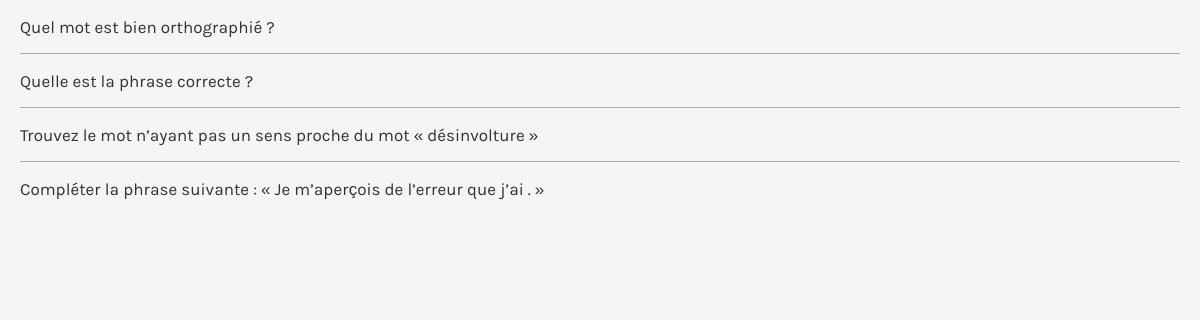
The app's page /frame_form_questions.php?id=1 (signed in) with its own data.
### tables this page shows
CREATE TABLE IF NOT EXISTS `question` (
  `question_id` int(11) NOT NULL,
  `question_questionnaire_id` int(11) NOT NULL,
  `question_num` int(11) NOT NULL,
  `question_content` varchar(255) NOT NULL,
  `question_type` enum('checkbox','radio') NOT NULL,
  `question_hint` text,
  `question_weight` enum('1','2','3','4','5') NOT NULL DEFAULT '1'
);

### frame_form_questions.php (the view, shortened to what this page needs)
<?php
require_once("include/auth.class.php");
function littleCasify($str) {
	$a = array('À', 'Á', 'Â', 'Ã', 'Ä', 'Å', 'Æ', 'Ç', 'È', 'É', 'Ê', 'Ë', 'Ì', 'Í', 'Î', 'Ï', 'Ð', 'Ñ', 'Ò', 'Ó', 'Ô', 'Õ', 'Ö', 'Ø', 'Ù', 'Ú', 'Û', 'Ü', 'Ý', 'ß', 'à', 'á', 'â', 'ã', 'ä', 'å', 'æ', 'ç', 'è', 'é', 'ê', 'ë', 'ì', 'í', 'î', 'ï', 'ñ', 'ò', 'ó', 'ô', 'õ', 'ö', 'ø', 'ù', 'ú', 'û', 'ü', 'ý', 'ÿ', 'Ā', 'ā', 'Ă', 'ă', 'Ą', 'ą', 'Ć', 'ć', 'Ĉ', 'ĉ', 'Ċ', 'ċ', 'Č', 'č', 'Ď', 'ď', 'Đ', 'đ', 'Ē', 'ē', 'Ĕ', 'ĕ', 'Ė', 'ė', 'Ę', 'ę', 'Ě', 'ě', 'Ĝ', 'ĝ', 'Ğ', 'ğ', 'Ġ', 'ġ', 'Ģ', 'ģ', 'Ĥ', 'ĥ', 'Ħ', 'ħ', 'Ĩ', 'ĩ', 'Ī', 'ī', 'Ĭ', 'ĭ', 'Į', 'į', 'İ', 'ı', 'Ĳ', 'ĳ', 'Ĵ', 'ĵ', 'Ķ', 'ķ', 'Ĺ', 'ĺ', 'Ļ', 'ļ', 'Ľ', 'ľ', 'Ŀ', 'ŀ', 'Ł', 'ł', 'Ń', 'ń', 'Ņ', 'ņ', 'Ň', 'ň', 'ŉ', 'Ō', 'ō', 'Ŏ', 'ŏ', 'Ő', 'ő', 'Œ', 'œ', 'Ŕ', 'ŕ', 'Ŗ', 'ŗ', 'Ř', 'ř', 'Ś', 'ś', 'Ŝ', 'ŝ', 'Ş', 'ş', 'Š', 'š', 'Ţ', 'ţ', 'Ť', 'ť', 'Ŧ', 'ŧ', 'Ũ', 'ũ', 'Ū', 'ū', 'Ŭ', 'ŭ', 'Ů', 'ů', 'Ű', 'ű', 'Ų', 'ų', 'Ŵ', 'ŵ', 'Ŷ', 'ŷ', 'Ÿ', 'Ź', 'ź', 'Ż', 'ż', 'Ž', 'ž', 'ſ', 'ƒ', 'Ơ', 'ơ', 'Ư', 'ư', 'Ǎ', 'ǎ', 'Ǐ', 'ǐ', 'Ǒ', 'ǒ', 'Ǔ', 'ǔ', 'Ǖ', 'ǖ', 'Ǘ', 'ǘ', 'Ǚ', 'ǚ', 'Ǜ', 'ǜ', 'Ǻ', 'ǻ', 'Ǽ', 'ǽ', 'Ǿ', 'ǿ', 'Ά', 'ά', 'Έ', 'έ', 'Ό', 'ό', 'Ώ', 'ώ', 'Ί', 'ί', 'ϊ', 'ΐ', 'Ύ', 'ύ', 'ϋ', 'ΰ', 'Ή', 'ή', '\'');
	$b = array('A', 'A', 'A', 'A', 'A', 'A', 'AE', 'C', 'E', 'E', 'E', 'E', 'I', 'I', 'I', 'I', 'D', 'N', 'O', 'O', 'O', 'O', 'O', 'O', 'U', 'U', 'U', 'U', 'Y', 's', 'a', 'a', 'a', 'a', 'a', 'a', 'ae', 'c', 'e', 'e', 'e', 'e', 'i', 'i', 'i', 'i', 'n', 'o', 'o', 'o', 'o', 'o', 'o', 'u', 'u', 'u', 'u', 'y', 'y', 'A', 'a', 'A', 'a', 'A', 'a', 'C', 'c', 'C', 'c', 'C', 'c', 'C', 'c', 'D', 'd', 'D', 'd', 'E', 'e', 'E', 'e', 'E', 'e', 'E', 'e', 'E', 'e', 'G', 'g', 'G', 'g', 'G', 'g', 'G', 'g', 'H', 'h', 'H', 'h', 'I', 'i', 'I', 'i', 'I', 'i', 'I', 'i', 'I', 'i', 'IJ', 'ij', 'J', 'j', 'K', 'k', 'L', 'l', 'L', 'l', 'L', 'l', 'L', 'l', 'l', 'l', 'N', 'n', 'N', 'n', 'N', 'n', 'n', 'O', 'o', 'O', 'o', 'O', 'o', 'OE', 'oe', 'R', 'r', 'R', 'r', 'R', 'r', 'S', 's', 'S', 's', 'S', 's', 'S', 's', 'T', 't', 'T', 't', 'T', 't', 'U', 'u', 'U', 'u', 'U', 'u', 'U', 'u', 'U', 'u', 'U', 'u', 'W', 'w', 'Y', 'y', 'Y', 'Z', 'z', 'Z', 'z', 'Z', 'z', 's', 'f', 'O', 'o', 'U', 'u', 'A', 'a', 'I', 'i', 'O', 'o', 'U', 'u', 'U', 'u', 'U', 'u', 'U', 'u', 'U', 'u', 'A', 'a', 'AE', 'ae', 'O', 'o', 'Α', 'α', 'Ε', 'ε', 'Ο', 'ο', 'Ω', 'ω', 'Ι', 'ι', 'ι', 'ι', 'Υ', 'υ', 'υ', 'υ', 'Η', 'η', ' ');
	$str =  strtolower(str_replace($a, $b, $str));
	$str =  preg_replace('`[^0-9a-z- ]`', '', $str);
	return trim($str);
}
?>
<!DOCTYPE html>
<html>
	<head>
		<link rel="stylesheet" type="text/css" href="css/main.css">
	</head>
	<body style="overflow-x: hidden;">
		<ul id="questions_framed" class="questions_framed">
			<?php
			$query = '	SELECT *
						FROM question q
						WHERE question_questionnaire_id = '.$_GET["id"].'
						ORDER BY question_num ASC, question_id ASC';
			$questions_result = $_MYSQLI->query($query);
			while($question = $questions_result->fetch_object()) {
				$founded = false;
				if(!$founded)
					echo '<li id="'.$question->question_id.'" onclick="parent.QuestionSelectQuestionController(this)" name="'.littleCasify(($question->question_content)).'">'.($question->question_content).'</li>'."\n";
				else
					echo '<li id="'.$question->question_id.'" onclick="parent.QuestionSelectQuestionController(this)" name="'.littleCasify(($question->question_content)).'"><div class="marker">'.($question->question_content).'</div></li>'."\n";
			}
			?>
		</ul>
	</body>
</html>

### css/main.css (style rules this page uses)
body { margin:0; font-family: 'Karla', sans-serif; font-size: 17px; line-height: 36px; background: #f5f5f5; }
#questions_framed { padding:0; margin:0; }
#questions_framed li { margin: 0 20px; color: #333333; padding: 8.5px 0; border-bottom: solid #AAAAAA 1px; white-space: nowrap; overflow: hidden; text-overflow: ellipsis; cursor:pointer; }
#questions_framed li:last-child { border-bottom: 0; }

### records on screen
question: question_content "Quel mot est bien orthographié ?"
question: question_content "Quelle est la phrase correcte ?"
question: question_content "Trouvez le mot n’ayant pas un sens proche du mot « désinvolture »"
question: question_content "Compléter la phrase suivante : « Je m’aperçois de l’erreur que j’ai . »"
